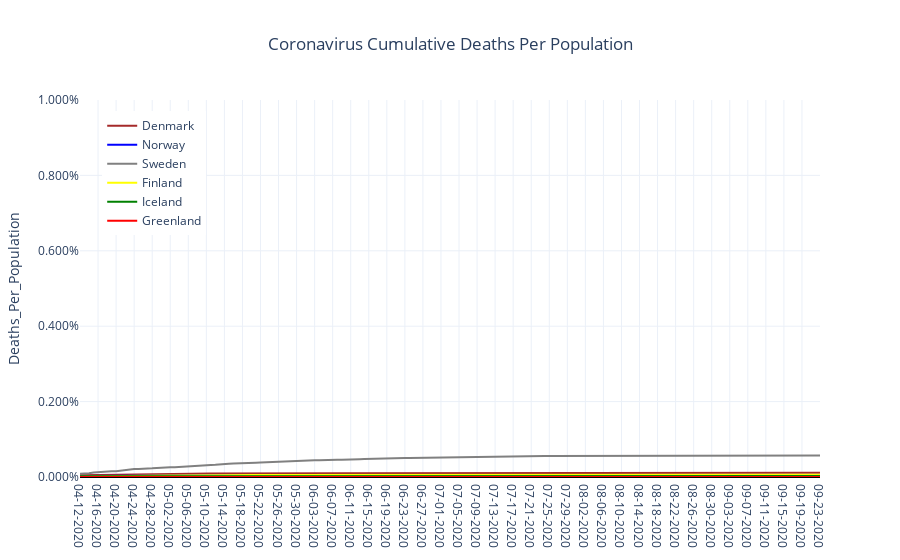

The cell this chart's notebook holds for it:
### Code cell
data = []
for mycountry in countries_list:
    data.append(go.Scatter(x=country_df[country_df['Country_Region']==mycountry]['Date'],
                               y=country_df[country_df['Country_Region']==mycountry]['Deaths_Per_Population'],
                               name = rename_dict[mycountry],
                               line = {'color':colors_dict[mycountry]}))
layout = go.Layout(
                showlegend = True,
                legend= dict(x=0.03,y=0.97),
                title='Coronavirus Cumulative Deaths Per Population',
                title_x= 0.5,
                yaxis={'title':'Deaths_Per_Population',
                       'range':[0,0.01],
                       'tickformat':'.3%',
                       'zeroline':True,'zerolinecolor':'#000000','zerolinewidth':2.0},
                template='plotly_white')
fig = go.Figure(data=data,layout=layout)
fig.show()
myfilename = r'C:\__YOUTUBE__\__POLITICS__\Coronavirus\outputdata\1-CV_Cum_Deaths_Per_Population.png'
fig.write_image(myfilename,width = 852,height = 480, scale = 2.0)
print('Static Image:')
Image(filename=myfilename)

### Figure 1 — Plotly figure (JSON) as saved in the notebook; plotly's stock layout.template omitted (floating-point values rounded to 4 significant figures; data arrays with more than 128 entries replaced by an {"elided": "..."} marker saying what was removed)
{"data": [{"line": {"color": "brown"}, "name": "Denmark", "type": "scatter", "x": {"elided": "165 str values"}, "y": {"elided": "165 float values"}}, {"line": {"color": "blue"}, "name": "Norway", "type": "scatter", "x": {"elided": "165 str values"}, "y": {"elided": "165 float values"}}, {"line": {"color": "grey"}, "name": "Sweden", "type": "scatter", "x": {"elided": "165 str values"}, "y": {"elided": "165 float values"}}, {"line": {"color": "yellow"}, "name": "Finland", "type": "scatter", "x": {"elided": "165 str values"}, "y": {"elided": "165 float values"}}, {"line": {"color": "green"}, "name": "Iceland", "type": "scatter", "x": {"elided": "165 str values"}, "y": {"elided": "165 float values"}}, {"line": {"color": "red"}, "name": "Greenland", "type": "scatter", "x": {"elided": "165 str values"}, "y": {"elided": "165 int values"}}], "layout": {"legend": {"x": 0.03, "y": 0.97}, "showlegend": true, "title": {"text": "Coronavirus Cumulative Deaths Per Population", "x": 0.5}, "yaxis": {"range": [0, 0.01], "tickformat": ".3%", "title": {"text": "Deaths_Per_Population"}, "zeroline": true, "zerolinecolor": "#000000", "zerolinewidth": 2}}}
